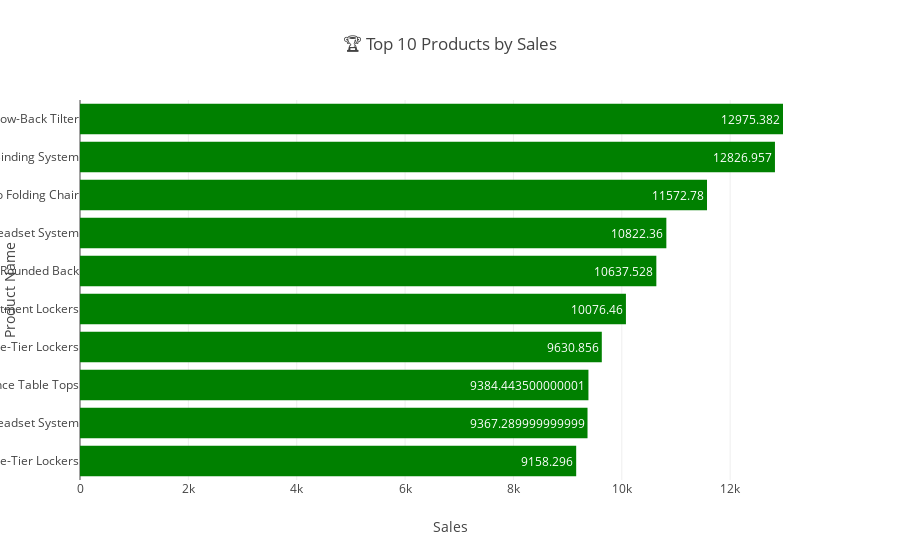

The code cell stored with this chart in its notebook:
### Code cell
# 🏆 Top 10 Products by Sales


fig = px.bar(top_products, x='Sales', y='Product Name',
             orientation='h',
             title='🏆 Top 10 Products by Sales',
             text='Sales', color_discrete_sequence=['green'])
fig.update_layout(yaxis={'categoryorder':'total ascending'})
fig.show()

### Figure 1 — Plotly figure (JSON) as saved in the notebook; plotly's stock layout.template omitted (floating-point values rounded to 4 significant figures)
{"data": [{"hovertemplate": "Sales=%{text}<br>Product Name=%{y}<extra></extra>", "legendgroup": "", "marker": {"color": "green", "pattern": {"shape": ""}}, "name": "", "orientation": "h", "showlegend": false, "text": [12980.0, 12830.0, 11570.0, 10820.0, 10640.0, 10080.0, 9631.0, 9384.0, 9367.0, 9158.0], "textposition": "auto", "type": "bar", "x": [12980.0, 12830.0, 11570.0, 10820.0, 10640.0, 10080.0, 9631.0, 9384.0, 9367.0, 9158.0], "xaxis": "x", "y": ["Global Troy Executive Leather Low-Back Tilter", "GBC DocuBind TL300 Electric Binding System", "SAFCO Arco Folding Chair", "Plantronics CS510 - Over-the-Head monaural Wireless Headset System", "Hon Deluxe Fabric Upholstered Stacking Chairs, Rounded Back", "Tennsco 6- and 18-Compartment Lockers", "Tennsco Double-Tier Lockers", "Bretford Rectangular Conference Table Tops", "Plantronics Savi W720 Multi-Device Wireless Headset System", "Tennsco Single-Tier Lockers"], "yaxis": "y"}], "layout": {"barmode": "relative", "legend": {"tracegroupgap": 0}, "title": {"text": "🏆 Top 10 Products by Sales"}, "xaxis": {"anchor": "y", "domain": [0, 1], "title": {"text": "Sales"}}, "yaxis": {"anchor": "x", "categoryorder": "total ascending", "domain": [0, 1], "title": {"text": "Product Name"}}}}
